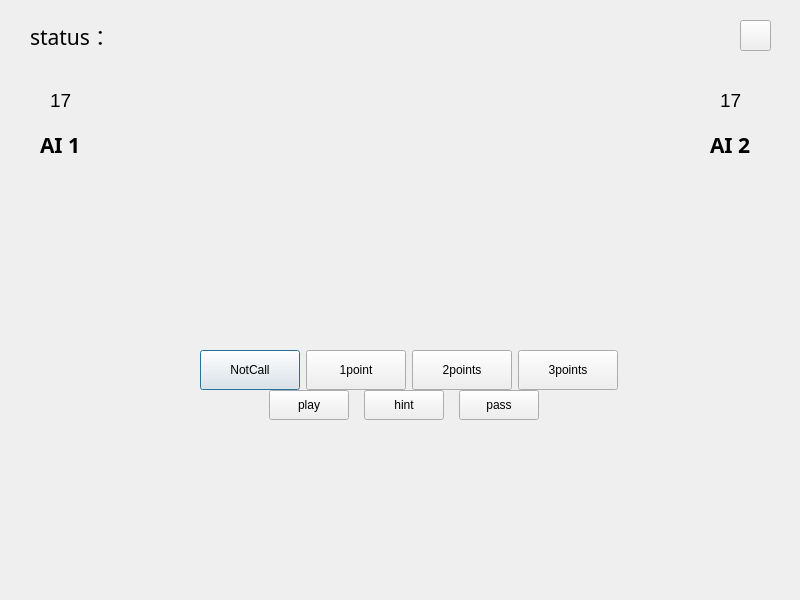
<?xml version="1.0" encoding="UTF-8"?>
<ui version="4.0">
 <class>InGameScene</class>
 <widget class="QDialog" name="InGameScene">
  <property name="geometry">
   <rect>
    <x>0</x>
    <y>0</y>
    <width>800</width>
    <height>600</height>
   </rect>
  </property>
  <property name="windowTitle">
   <string>Dialog</string>
  </property>
  <widget class="QWidget" name="horizontalLayoutWidget">
   <property name="geometry">
    <rect>
     <x>200</x>
     <y>330</y>
     <width>421</width>
     <height>80</height>
    </rect>
   </property>
   <layout class="QHBoxLayout" name="horizontalLayout">
    <item>
     <widget class="QPushButton" name="btn_notcall">
      <property name="minimumSize">
       <size>
        <width>100</width>
        <height>40</height>
       </size>
      </property>
      <property name="maximumSize">
       <size>
        <width>100</width>
        <height>40</height>
       </size>
      </property>
      <property name="text">
       <string>NotCall</string>
      </property>
     </widget>
    </item>
    <item>
     <widget class="QPushButton" name="btn_1p">
      <property name="minimumSize">
       <size>
        <width>100</width>
        <height>40</height>
       </size>
      </property>
      <property name="maximumSize">
       <size>
        <width>100</width>
        <height>40</height>
       </size>
      </property>
      <property name="text">
       <string>1point</string>
      </property>
     </widget>
    </item>
    <item>
     <widget class="QPushButton" name="btn_2p">
      <property name="minimumSize">
       <size>
        <width>100</width>
        <height>40</height>
       </size>
      </property>
      <property name="maximumSize">
       <size>
        <width>100</width>
        <height>40</height>
       </size>
      </property>
      <property name="text">
       <string>2points</string>
      </property>
     </widget>
    </item>
    <item>
     <widget class="QPushButton" name="btn_3p">
      <property name="minimumSize">
       <size>
        <width>100</width>
        <height>40</height>
       </size>
      </property>
      <property name="maximumSize">
       <size>
        <width>100</width>
        <height>40</height>
       </size>
      </property>
      <property name="text">
       <string>3points</string>
      </property>
     </widget>
    </item>
   </layout>
  </widget>
  <widget class="QWidget" name="horizontalLayoutWidget_2">
   <property name="geometry">
    <rect>
     <x>260</x>
     <y>380</y>
     <width>291</width>
     <height>51</height>
    </rect>
   </property>
   <layout class="QHBoxLayout" name="horizontalLayout_3">
    <item>
     <widget class="QPushButton" name="btn_play">
      <property name="minimumSize">
       <size>
        <width>80</width>
        <height>30</height>
       </size>
      </property>
      <property name="maximumSize">
       <size>
        <width>80</width>
        <height>30</height>
       </size>
      </property>
      <property name="text">
       <string>play</string>
      </property>
     </widget>
    </item>
    <item>
     <widget class="QPushButton" name="btn_hint">
      <property name="minimumSize">
       <size>
        <width>80</width>
        <height>30</height>
       </size>
      </property>
      <property name="maximumSize">
       <size>
        <width>80</width>
        <height>30</height>
       </size>
      </property>
      <property name="text">
       <string>hint</string>
      </property>
     </widget>
    </item>
    <item>
     <widget class="QPushButton" name="btn_pass">
      <property name="minimumSize">
       <size>
        <width>80</width>
        <height>30</height>
       </size>
      </property>
      <property name="maximumSize">
       <size>
        <width>80</width>
        <height>30</height>
       </size>
      </property>
      <property name="text">
       <string>pass</string>
      </property>
     </widget>
    </item>
   </layout>
  </widget>
  <widget class="QLabel" name="label_ai1Remain">
   <property name="geometry">
    <rect>
     <x>50</x>
     <y>70</y>
     <width>30</width>
     <height>60</height>
    </rect>
   </property>
   <property name="font">
    <font>
     <pointsize>14</pointsize>
    </font>
   </property>
   <property name="text">
    <string>17</string>
   </property>
  </widget>
  <widget class="QLabel" name="label_ai2Remain">
   <property name="geometry">
    <rect>
     <x>720</x>
     <y>70</y>
     <width>30</width>
     <height>60</height>
    </rect>
   </property>
   <property name="font">
    <font>
     <pointsize>14</pointsize>
    </font>
   </property>
   <property name="text">
    <string>17</string>
   </property>
  </widget>
  <widget class="QLabel" name="label_status">
   <property name="geometry">
    <rect>
     <x>30</x>
     <y>20</y>
     <width>261</width>
     <height>31</height>
    </rect>
   </property>
   <property name="font">
    <font>
     <family>Cascadia Code</family>
     <pointsize>16</pointsize>
    </font>
   </property>
   <property name="text">
    <string>status：</string>
   </property>
   <property name="alignment">
    <set>Qt::AlignLeading|Qt::AlignLeft|Qt::AlignVCenter</set>
   </property>
  </widget>
  <widget class="QLabel" name="label">
   <property name="geometry">
    <rect>
     <x>40</x>
     <y>70</y>
     <width>41</width>
     <height>61</height>
    </rect>
   </property>
   <property name="text">
    <string/>
   </property>
   <property name="pixmap">
    <pixmap resource="cardsimage.qrc">:/cards/54png/small.png</pixmap>
   </property>
   <property name="scaledContents">
    <bool>true</bool>
   </property>
  </widget>
  <widget class="QLabel" name="label_2">
   <property name="geometry">
    <rect>
     <x>710</x>
     <y>70</y>
     <width>41</width>
     <height>61</height>
    </rect>
   </property>
   <property name="text">
    <string/>
   </property>
   <property name="pixmap">
    <pixmap resource="cardsimage.qrc">:/cards/54png/small.png</pixmap>
   </property>
   <property name="scaledContents">
    <bool>true</bool>
   </property>
  </widget>
  <widget class="QLabel" name="label_status_2">
   <property name="geometry">
    <rect>
     <x>40</x>
     <y>130</y>
     <width>261</width>
     <height>30</height>
    </rect>
   </property>
   <property name="font">
    <font>
     <family>Cascadia Code</family>
     <pointsize>16</pointsize>
     <bold>true</bold>
    </font>
   </property>
   <property name="text">
    <string>AI 1</string>
   </property>
   <property name="alignment">
    <set>Qt::AlignLeading|Qt::AlignLeft|Qt::AlignVCenter</set>
   </property>
  </widget>
  <widget class="QLabel" name="label_status_3">
   <property name="geometry">
    <rect>
     <x>710</x>
     <y>130</y>
     <width>140</width>
     <height>30</height>
    </rect>
   </property>
   <property name="font">
    <font>
     <family>Cascadia Code</family>
     <pointsize>16</pointsize>
     <bold>true</bold>
    </font>
   </property>
   <property name="text">
    <string>AI 2</string>
   </property>
   <property name="alignment">
    <set>Qt::AlignLeading|Qt::AlignLeft|Qt::AlignVCenter</set>
   </property>
  </widget>
  <widget class="QPushButton" name="btn_set">
   <property name="geometry">
    <rect>
     <x>740</x>
     <y>20</y>
     <width>31</width>
     <height>31</height>
    </rect>
   </property>
   <property name="text">
    <string/>
   </property>
   <property name="icon">
    <iconset resource="cardsimage.qrc">
     <normaloff>:/cards/54png/setting.png</normaloff>:/cards/54png/setting.png</iconset>
   </property>
   <property name="iconSize">
    <size>
     <width>18</width>
     <height>18</height>
    </size>
   </property>
  </widget>
  <zorder>label_2</zorder>
  <zorder>label</zorder>
  <zorder>horizontalLayoutWidget</zorder>
  <zorder>horizontalLayoutWidget_2</zorder>
  <zorder>label_ai1Remain</zorder>
  <zorder>label_ai2Remain</zorder>
  <zorder>label_status</zorder>
  <zorder>label_status_2</zorder>
  <zorder>label_status_3</zorder>
  <zorder>btn_set</zorder>
 </widget>
 <resources>
  <include location="cardsimage.qrc"/>
 </resources>
 <connections/>
</ui>
